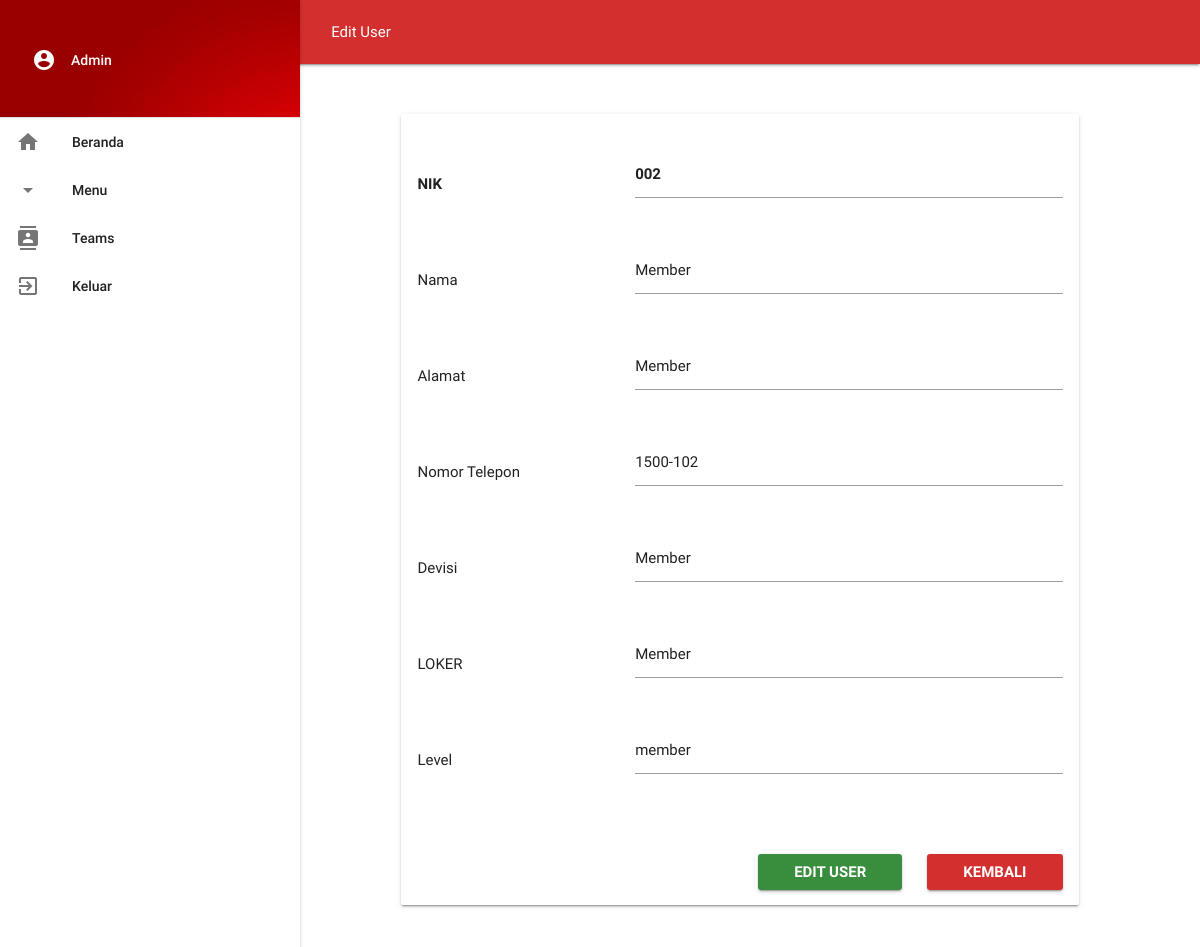
The page /admin/edit-user.php?id=2 (signed in) on the database its author committed.
### tables this page shows
CREATE TABLE `users` (
  `id` int(11) NOT NULL,
  `nik` varchar(100) NOT NULL,
  `nama` varchar(100) NOT NULL,
  `alamat` varchar(200) NOT NULL,
  `telepon` varchar(100) NOT NULL,
  `username` varchar(100) NOT NULL,
  `password` varchar(100) NOT NULL,
  `level` enum('admin','member') NOT NULL DEFAULT 'member',
  `divisi` varchar(100) NOT NULL,
  `loker` varchar(100) NOT NULL
);

### admin/edit-user.php (the view, shortened to what this page needs)
<?php session_start();
$nama = ( isset($_SESSION['user']) ) ? $_SESSION['user'] : '';
?>
<?php
include_once("../config.php");
?>
<?php
$id = $_GET['id'];
$result = mysqli_query($koneksi, "SELECT * FROM users WHERE id=$id");
while($user_data = mysqli_fetch_array($result))
{
  $nik = $user_data['nik'];
  $name = $user_data['nama'];
  $alamat = $user_data['alamat'];
  $mobile = $user_data['telepon'];
  $divisi = $user_data['divisi'];
  $loker = $user_data['loker'];
  $level = $user_data['level'];
}
?>
<!DOCTYPE html>
<html>
<head>
    <link href="../fonts/material.css" rel="stylesheet">
    <link type="text/css" rel="stylesheet" href="../css/materialize.min.css"  media="screen,projection"/>
</head>
<body>
	<div class="row">
		<header>
	        <nav class="row top-nav red darken-2">
	    		<div class="container">
	    			<div class="col offset-l2 nav-wrapper">
	    				<a class="page-title">Edit User</a>
	    			</div>
	    		</div>
			</nav>
			<ul id="slide-out" class="side-nav fixed">
	            <li class="no-padding">
		            <ul class="collapsible collapsible-accordion">
		                <li>
		                	<div class="user-view">
		                    	<div class="background" style="margin-bottom:-15%;">
		                    		<img src="../images/bg.jpg">
		                    	</div>
		                		<span class="white-text name"><?php echo $nama; ?><i class="material-icons left">account_circle</i></span>
		                	</div>
		                </li>
		                <li><div class="divider" style="margin-top:15%;"></div></li>
		                <li><a href="index.php" class="collapsible-header">Beranda<i class="material-icons">home</i></a></li>
		                <li>
		                	<a class="collapsible-header">Menu<i class="material-icons">arrow_drop_down</i></a>
		                </li>
		                <li><a href="kontak.php" class="collapsible-header">Teams<i class="material-icons">contacts</i></a></li>
		                <li><a href="../logout.php" class="collapsible-header">Keluar<i class="material-icons">exit_to_app</i></a></li>
		            </ul>
	            </li>
	        </ul>
		</header>
		<main>
			<div class="row container">
				<div class="col s12 m12 l10 offset-l3"> <br>
				<form action="" method="post" name="form1">
					<div class="col s12 m12 l12 card-panel z-depth"> <br>
						<table class="highlight">
							<tr>
					        	<th>NIK</th>
					        	<th><input type="text" name="nik" value=<?php echo $nik; ?>></th>
					      	</tr>
					      	<tr>
					        	<td>Nama</td>
					        	<td><input type="text" name="nama" value=<?php echo $name;?>></td>
					      	</tr>
					      	<tr>
					        	<td>Alamat</td>
					        	<td><input type="text" name="alamat" value=<?php echo $alamat;?>></td>
					      	</tr>
					      	<tr>
					        	<td>Nomor Telepon</td>
					        	<td><input type="text" name="telepon" value=<?php echo $mobile;?>></td>
					      	</tr>
					      	<tr>
					        	<td>Devisi</td>
					        	<td><input type="text" name="divisi" value=<?php echo $divisi;?>></td>
					      	</tr>
					      	<tr>
					        	<td>LOKER</td>
					        	<td><input type="text" name="loker" value=<?php echo $loker;?>></td>
					      	</tr>
					      	<tr>
					        	<td>Level</td>
					        	<td><input type="text" name="level" value=<?php echo $level;?>></td>
					      	</tr>
					      	<tr>
				            	<td><input type="hidden" name="id" value=<?php echo $_GET['id'];?>></td>
				            </tr>
					      	</table>
					      	<table>
				            <tr>
				            	<th>
				            		<input type="submit" name="update" value="Edit User" class="right waves-effect waves-light btn green darken-2" style="float: left;">
				            	</th>
				            	<th style="width: 1%;">
				            		<a href="user.php"><input type="button" value="Kembali" class="right waves-effect waves-light btn red darken-2"></a>
				            	</th>
				            </tr>
				        </table>
					</div>
				</form>
				</div>
			</div>
		</main>
	</div>
</body>
</html>

### rows shown on the page
users: nik "002", nama "Member", alamat "Member", telepon "1500-102", divisi "Member", loker "Member", level "member"

### other values the page prints
$nama "Admin"
